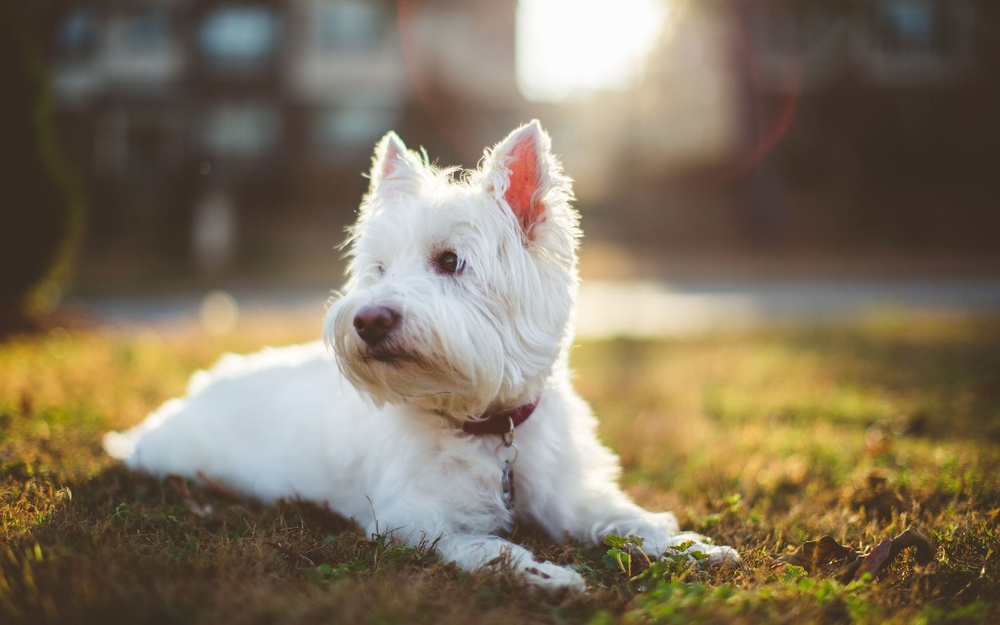
#> input picture Start/dog.jpg, 1000 x 625 px, shrunk from 1920 x 1200 before the run
$ python learn1.py
#> lines starting #> are read from the running program, lines starting #| are printed output that depends on the picture; after the words box and inside, x2 and y2 are one past the last pixel; in counts of white or black regions, pixels touching at a corner belong together
"""
@version: v1.0
@author: Mystery Guest
@license: Apache Licence
@contact: mysticalguest@163.com
@site:
@software: PyCharm
@file: learn1.py
@time: 2021/11/17 20:48
"""

# coding:utf-8
# 图像读取和写入
import cv2
print(cv2.__version__)
img = cv2.imread(r"dog.jpg")
#> img is the input picture: shape (625, 1000, 3); mean B, G, R 94.3, 115.8, 128.8
print(img.shape)
#| (625, 1000, 3)
img_gray = cv2.cvtColor(img, cv2.COLOR_BGR2GRAY)
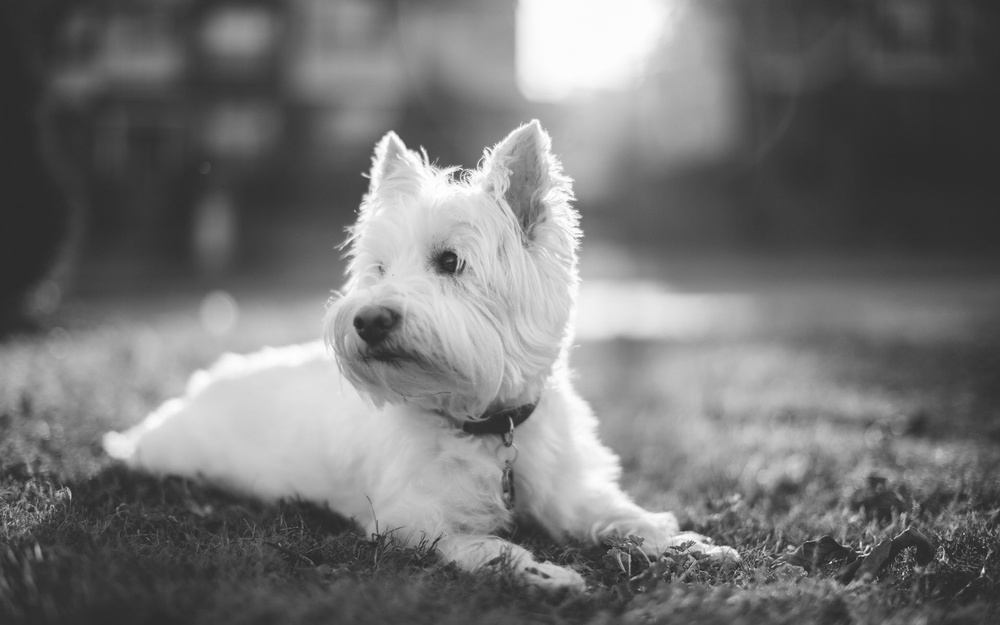
#> img_gray: shape (625, 1000); min 32, max 255, mean 117.2
ret, img_threshold = cv2.threshold(img_gray, 127, 255, cv2.THRESH_BINARY)
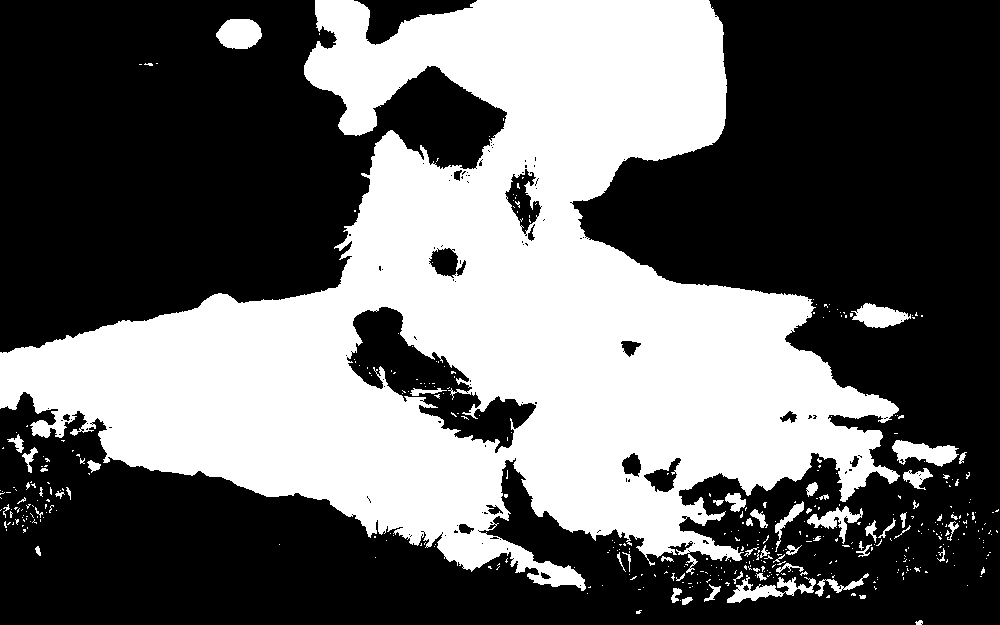
#> img_threshold: shape (625, 1000); 39.8% white; 430 white regions (373 under 20 px), largest, box (x1, y1, x2, y2) and area: (0, 0, 900, 591) 238964, (216, 19, 262, 49) 1085, (892, 440, 959, 467) 1044
cv2.imshow("img", img)
cv2.imshow("thre", img_threshold)

key = cv2.waitKey(0)
#> (key Esc is pressed here)
if key == 27:  # 按esc键时，关闭所有窗口
    print(key)
    cv2.destroyAllWindows()
cv2.imwrite(r"dog_out.jpg",img_threshold)
